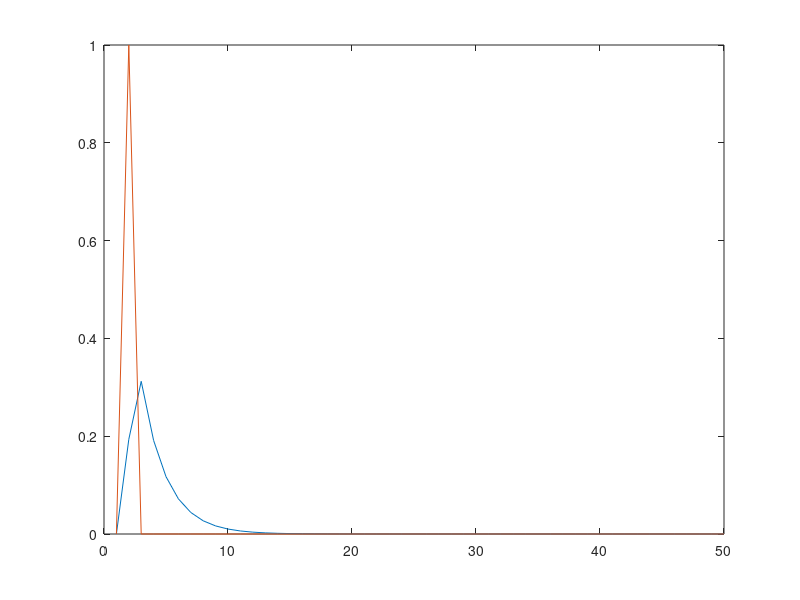

This figure's MATLAB source: (Note: this script raises an error after producing the figure.)
%
%   test   Filtering by Modulation Filterbank (MFB)
%   Irino, T.
%   Created:  15 Oct 2022
%   Modified: 15 Oct 2022  
%   Modified: 30 Dec 2023  For Introduction of TMTF
%   Modified: 18 Nov 2024  introducing MFBparam.MaxFc,  renamed ParamMFB --> MFBpram.  
%   Modified:  7 Dec 2024  introducing MFBparam.MinFc
%
%
clear
clf

MFBparam.fs = 2000; % sampling rate
Impulse = [0 1 zeros(1,MFBparam.fs)];

% Envelope LPF
% MFBparam.fcutEnv = 999; %  almost No LPF filter
% MFBparam.fcutEnv = 512; % v110 -- v121
MFBparam.fcutEnv = 150; % before v109 & after v122, 15 Oct 2022

% 事前にenvelopeにLPFをかけて、Modulationの上限を決める。
[MFBparam.bzLPF, MFBparam.apLPF] = butter(1, MFBparam.fcutEnv/(MFBparam.fs/2));
ImpRspLPF = filter(MFBparam.bzLPF,MFBparam.apLPF,Impulse);

cpz = 0.1;
apAPF = [1, cpz ]; bzAPF = [cpz ,1];
apAPF = [1]; bzAPF = [1];
ImpRspAPF = filter(bzAPF,apAPF,Impulse);

figure(1);clf
nn = 1:50;
plot(nn,ImpRspLPF(nn),nn,ImpRspAPF(nn))


%%%%%%%%%%%
% Modulation FB処理
%%%%%%%%%%%

figure(2);clf
Env = Impulse; % ImpulseをEnvelopeとしていれる。MFBの周波数特性を直接出せる。
%EnvNoLPF = Env; % LPFをかけないEnvのまま、
EnvNoLPF =rms(Env); % LPFをかけないEnvのまま、

Env = ImpRspLPF; % LPFの特性自体をEnvelopeとして入れる。全部正なので、大丈夫。

MFBparam.MaxFc = 32 % Upper Fc
MFBparam.MinFc = 2 % Upper Fc
[OutMFB, MFBparam] = FilterModFB(Env,MFBparam);

ModDepthHIdB = -18;
ModDepthNHdB = -23;
ModDepthNH     = 10^(ModDepthNHdB/20);
ModDepthRdct   = 10^((ModDepthNHdB-ModDepthHIdB)/20);
OutMFB =ModDepthRdct*(1-ModDepthNH )*OutMFB +  ModDepthNH *EnvNoLPF; %そのまま漏れをつけても、意味なし.noise floorの導入方法は？　


[NchM, LenOut] = size(OutMFB);
NfrqRsl = pow2(ceil(log2(MFBparam.fs)));
for nch =  1:NchM
    [frsp, freq] = freqz(OutMFB(nch,:),1,NfrqRsl,MFBparam.fs);
    % plot(freq,20*log10(abs(frsp)))
    % semilogx(freq,20*log10(abs(frsp+randn(NfrqRsl,1)*1e-2)))  % 係数にnoiseは乗るが、、、いまいち。
    % semilogx(freq,max(20*log10(abs(frsp)), -25+randn(NfrqRsl,1)/3) )  % -25以下はfloorになるが、入力音圧が大きくなっても変わらないのでダメ
    semilogx(freq,20*log10(abs(frsp)))
    AmpPeakdB(nch) = max(20*log10(abs(frsp)));
    hold on
end
xlabel('Modulation Freq. (Hz)')
ylabel('Gain (dB)')
axis([0,MFBparam.fs/2, -40,5])
grid on

%%%% 
% 手計算で、ModulationのLPF gainを計算
% see also two-point method
% Takashi Morimoto, Toshio Irino, Kouta Harada, Takeshi Nakaichi, Yasuhide Okamoto, Ayako Kanno, Sho Kanzaki, and Kaoru Ogawa,
% "Two-point method for measuring the temporal modulation transfer function," Ear and Hearing,40(1),pp.55--62,Jan 2019 
%
MFBparam.fc
GainLPFdB = 10*log10( 1./(1+(MFBparam.fc/MFBparam.fcutEnv).^2));

%plot(MFBparam.fc,AmpPeakdB,'--')
semilogx(MFBparam.fc,AmpPeakdB,'--',MFBparam.fc,GainLPFdB,'-.')
[AmpPeakdB; GainLPFdB]
% LPF経由と手計算の結果はほぼ一致。


% %%%%%%
% 宮﨑／花谷 NH TMTF データ
%%%%%
NameTMTFNH = 'RsltSbjTMTF_NH_MyzkHnt23.mat';
load(NameTMTFNH)
% Fcutoffの平均の計算
geomean(geomean(RsltSbjTMTF.RsltSbj(:,:,4)))
